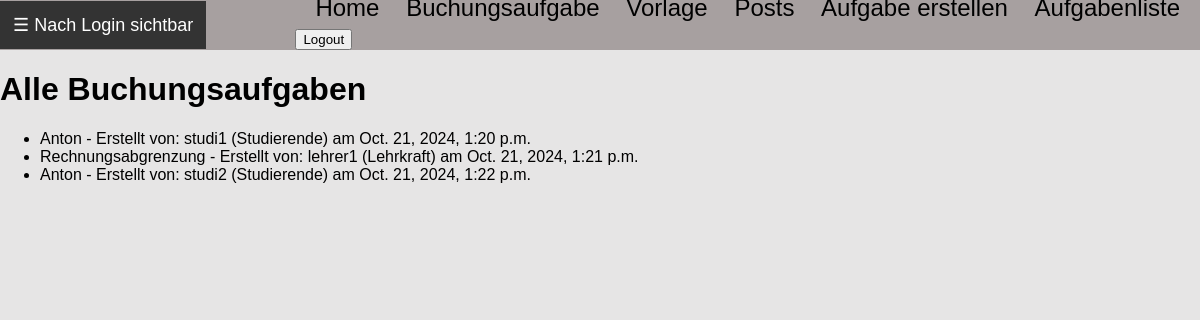
The page /posts/aufgaben/ (signed in) on the database as committed earlier.
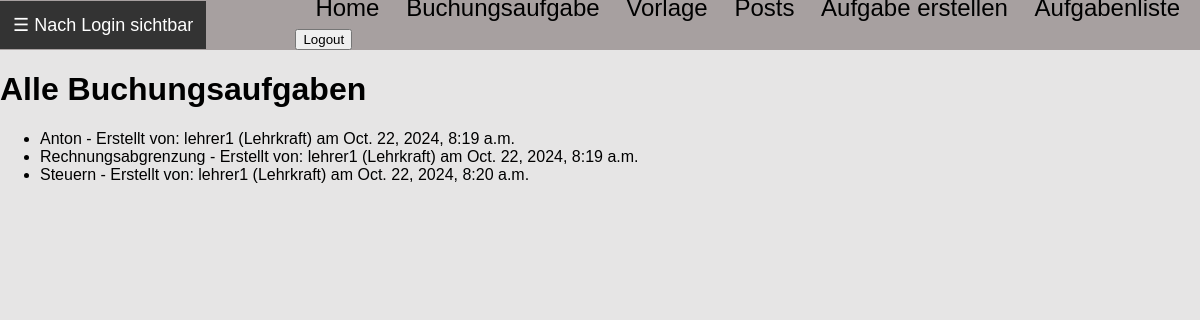
The same page on the database as committed later.
### posts/models.py (models this page shows)
class Aufgabe(models.Model):
    kategorie = models.ForeignKey(Kategorie, on_delete=models.CASCADE)  # Ändere CharField zu ForeignKey
    aufgabentext = models.TextField()
    loesung_haben = models.JSONField(blank=True, null=True)
    loesung_soll = models.JSONField(blank=True, null=True)
    multiple_choice_antworten = models.JSONField(blank=True, null=True)
    richtige_antwort = models.TextField(blank=True, null=True)
    aufgabentyp = models.CharField(max_length=50, choices=[
        ('buchungssatz', 'Buchungssatz'),
        ('multiple_choice', 'Multiple Choice'),
        ('texteingabe', 'Texteingabe')
    ])
    author = models.ForeignKey(settings.AUTH_USER_MODEL, on_delete=models.CASCADE)
    erstellungsdatum = models.DateTimeField(auto_now_add=True)
    id = models.AutoField(primary_key=True)

class Kategorie(models.Model):
    name = models.CharField(max_length=100, unique=True)
    def __str__(self):
        return self.name

### users/models.py (models this page shows)
class CustomUser(AbstractUser):
    ROLE_CHOICES = (
        ('student', 'Studierende'),
        ('teacher', 'Lehrkraft'),
    )
    role = models.CharField(max_length=10, choices=ROLE_CHOICES, default='student')
    professor = models.ForeignKey(
        'self',
        null=True, blank=True,
        limit_choices_to={'role': 'teacher'},
        on_delete=models.SET_NULL,
        related_name='students'
    )
    def __str__(self):
        return f'{self.username} ({self.get_role_display()})'

### posts/views.py (the view)
    def _wrapped_view_func(request, *args, **kwargs):
        if request.user.is_authenticated and request.user.role == 'teacher':
            return view_func(request, *args, **kwargs)
        else:
            return HttpResponse(f'Fehlende Berechtigung <br><a href="{reverse("index")}">Zurück zur Startseite</a>')

### posts/views.py (called while the page is built)
def lehrkraft_required(view_func):
    def _wrapped_view_func(request, *args, **kwargs):
        if request.user.is_authenticated and request.user.role == 'teacher':
            return view_func(request, *args, **kwargs)
        else:
            return HttpResponse(f'Fehlende Berechtigung <br><a href="{reverse("index")}">Zurück zur Startseite</a>')
    return _wrapped_view_func

@login_required(login_url="/users/login/")
@lehrkraft_required
def aufgaben_liste(request):
    aufgaben = Aufgabe.objects.all().order_by('id')
    return render(request, 'posts/aufgaben_liste.html', {'aufgaben': aufgaben})

### posts/templates/posts/aufgaben_liste.html (shortened to what this page needs)
{%extends 'vorlage.html' %}
{%block content%}
    <h1>Alle Buchungsaufgaben</h1>
    <ul>
        {% for aufgabe in aufgaben %}
            <li>{{ aufgabe.kategorie }} - Erstellt von: {{ aufgabe.author }} am {{ aufgabe.erstellungsdatum }}</li>
        {% endfor %}
    </ul>
{% endblock%}

Rows that differ between the two databases and show on the page:
changed Aufgabe "Anton": author "studi1 (Studierende)" → "lehrer1 (Lehrkraft)"; erstellungsdatum "Oct. 21, 2024, 1:20 p.m." → "Oct. 22, 2024, 8:19 a.m."
changed Aufgabe "Rechnungsabgrenzung": erstellungsdatum "Oct. 21, 2024, 1:21 p.m." → "Oct. 22, 2024, 8:19 a.m."
changed Aufgabe: kategorie "Anton" → "Steuern"; author "studi2 (Studierende)" → "lehrer1 (Lehrkraft)"; erstellungsdatum "Oct. 21, 2024, 1:22 p.m." → "Oct. 22, 2024, 8:20 a.m."
